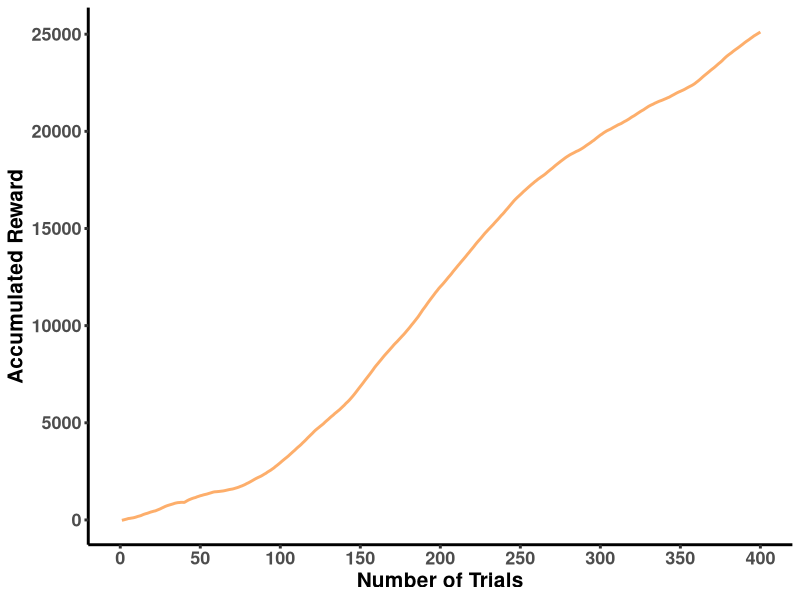
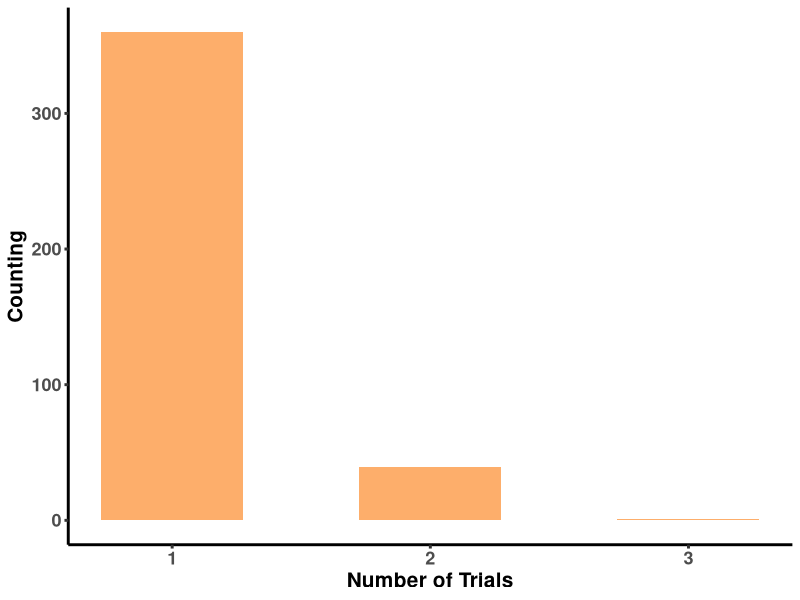
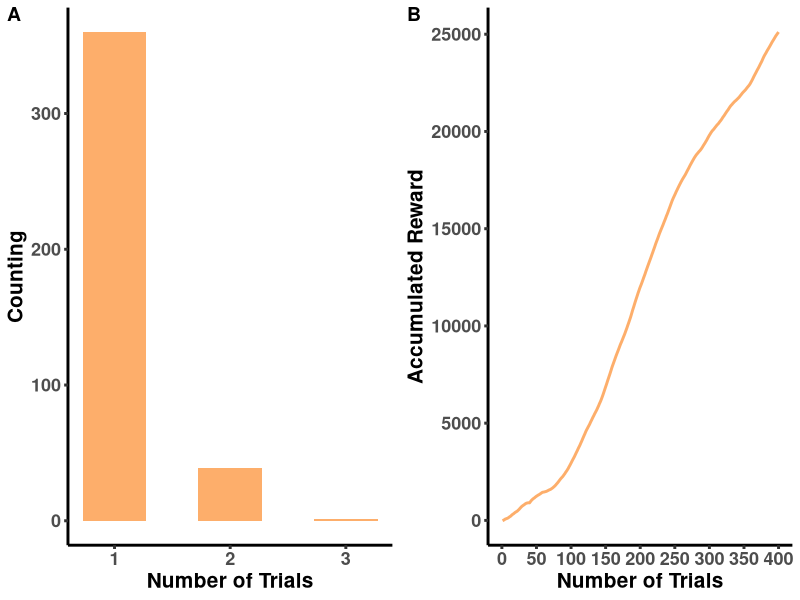

These figures' R source, in order: (Note: this script raises an error after producing the figures.)
## clear the console and memory
rm(list = ls())
graphics.off()
cat("\014")

##
library(ggplot2)
library(ggpubr)

## the theme for plotting 
pic_theme <- theme(axis.title = element_text(face="bold", size = 15),
                   axis.text = element_text(face="bold", size = 13),
                   legend.title = element_text(face="bold", size = 15),
                   legend.text = element_text(face="bold", size = 15),
                   panel.background = element_blank(),
                   axis.line = element_line(colour = "black", size = 1),
                   axis.ticks = element_line(size = 1),
                   panel.grid.major.y = element_blank(),
                   panel.grid.minor.y = element_blank(),
                   panel.grid.major.x = element_blank(),
                   panel.grid.minor.x = element_blank(),
                   text = element_text(family = "sans"),
                   legend.position = c(0.10, 0.93))

#define softmax function
softmax<-function(v){
  i=length(v)
  p<-rep(0,i)
  for(d in 1:i){
    p[d]=exp(v[d])/sum(exp(v))
  }
  return(p)
}
#define a reproduciable ramdom seed
set.seed(2020)
ntrials=400
#define a random-walk fout bandits
mu_matrix<-matrix(rep(0,4*ntrials),nrow=4,ncol=ntrials)
mu_matrix[,1]=c(20,20,-20,-20)
for (t in 2:ntrials){
  mu_matrix[,t]=mu_matrix[,t-1]+rnorm(4,mean=0,sd=4)
}
choice=rep(0,ntrials)
accumulated_reward1=rep(0,ntrials)
s_mean<-c(0,0,0,0)
s_sd<-c(1,1,1,1)
s_mean_list=matrix(rep(4*ntrials),nrow=ntrials,ncol=4)
s_sd_list=matrix(rep(4*ntrials),nrow=ntrials,ncol=4)
sigma_error=2
sigma_t=2
for(t in 1:ntrials){
  s_mean_list[t,]=s_mean
  s_sd_list[t,]=s_sd
  p_choose=softmax(s_mean)
  choice[t]=sample(c(1:4), size = 1, replace = T, prob = p_choose)
  tmp_reward=mu_matrix[choice[t],t]+rnorm(1,mean=0,sd=4)
  if(t==1){
    accumulated_reward1[t]=tmp_reward
  }else{
    accumulated_reward1[t]=tmp_reward+accumulated_reward1[t-1]
  }

kt=rep(0,4)
kt[choice[t]]=(s_sd[choice[t]]+sigma_t**2)/(s_sd[choice[t]]+sigma_t**2+sigma_error**2)
s_mean=s_mean+kt*(tmp_reward-s_mean)  
s_sd=(1-kt)*(s_sd+sigma_t**2)
}

choice=as.data.frame(choice)
accumulated_reward1=as.data.frame(accumulated_reward1)

## plotting 1
pic_choice_trials1 <-
  ggplot(data = choice, aes(x = choice)) +
  geom_bar(width = .55, position = position_dodge(width = 0.6), fill = "#fdae6b") +
  scale_x_continuous(breaks = c(1, 2, 3)) +
  labs(x = "Number of Trials", y = "Counting") +
  pic_theme

pic_accre_trials1 <- 
  ggplot(data = accumulated_reward1, aes(x = c(1: ntrials), y = accumulated_reward1)) + 
  geom_line(size = 1, linetype = 1, colour = "#fdae6b") +
  scale_x_continuous(limits = c(0, 400), breaks = seq(0, 400, by = 50)) +
  labs(x = "Number of Trials", y = "Accumulated Reward") +
  pic_theme

Softmax_sim1 <- ggarrange(pic_choice_trials1, pic_accre_trials1, ncol = 2, nrow = 1, labels = c("A", "B"),
                      widths = c(1, 1), heights = 1)

ggsave(filename = "./pic/Softmax_sim1.png", plot = Softmax_sim1, 
       width = 11, height = 5.5)

mu_list1<-data.frame(mu_matrix[1,],rep(1,ntrials))
colnames(mu_list1)<-c('mean','choice')
mu_list2<-data.frame(mu_matrix[2,],rep(2,ntrials))
colnames(mu_list2)<-c('mean','choice')
mu_list3<-data.frame(mu_matrix[3,],rep(3,ntrials))
colnames(mu_list3)<-c('mean','choice')
mu_list4<-data.frame(mu_matrix[4,],rep(4,ntrials))
colnames(mu_list4)<-c('mean','choice')
mu_list<-rbind(mu_list1,mu_list2,mu_list3,mu_list4)
mu_list$choice<-as.factor(mu_list$choice)
mu_list<-data.frame(mu_list,rep(c(1:ntrials),4))
colnames(mu_list)[3]=c('trial')

mu_plot <-
  ggplot(mu_list, aes(x = trial, y = mean, colour = choice)) + 
  geom_line(size = 0.75, alpha = 0.7) +
  labs(x = "Number of Trials", y = "Mean", colour = "Choice") +
  scale_colour_manual(values = c("#d7191c", "#fdae61", "#abd9e9", "#2c7bb6"), breaks = c(1, 2, 3, 4)) +
  scale_x_continuous(limits = c(0, 400), breaks = seq(0, 400, by = 100)) +
  pic_theme +
  theme(legend.position = "top")

ggsave(filename = "./pic/Softmax_mu_plot.png", plot = mu_plot, 
       width = 9, height = 5.5)

v_list1<-data.frame(s_mean_list[,1],rep(1,ntrials))
colnames(v_list1)<-c('value','choice')
v_list2<-data.frame(s_mean_list[,2],rep(2,ntrials))
colnames(v_list2)<-c('value','choice')
v_list3<-data.frame(s_mean_list[,3],rep(3,ntrials))
colnames(v_list3)<-c('value','choice')
v_list4<-data.frame(s_mean_list[,4],rep(4,ntrials))
colnames(v_list4)<-c('value','choice')
v_list<-rbind(v_list1,v_list2,v_list3,v_list4)
v_list$choice<-as.factor(v_list$choice)
v_list<-data.frame(v_list,rep(c(1:ntrials),4))
colnames(v_list)[3]=c('trial')

v_plot <- 
  ggplot(v_list, aes(x = trial, y = value, colour = choice)) + 
  geom_line(size = 0.75, alpha = 0.7) +
  labs(x = "Number of Trials", y = "Value", colour = "Choice") +
  scale_colour_manual(values = c("#d7191c", "#fdae61", "#abd9e9", "#2c7bb6"), breaks = c(1, 2, 3, 4)) +
  scale_x_continuous(limits = c(0, 400), breaks = seq(0, 400, by = 100)) +
  pic_theme +
  theme(legend.position = "top")

ggsave(filename = "./pic/Softmax_v_plot.png", plot = v_plot, 
       width = 9, height = 5.5)
